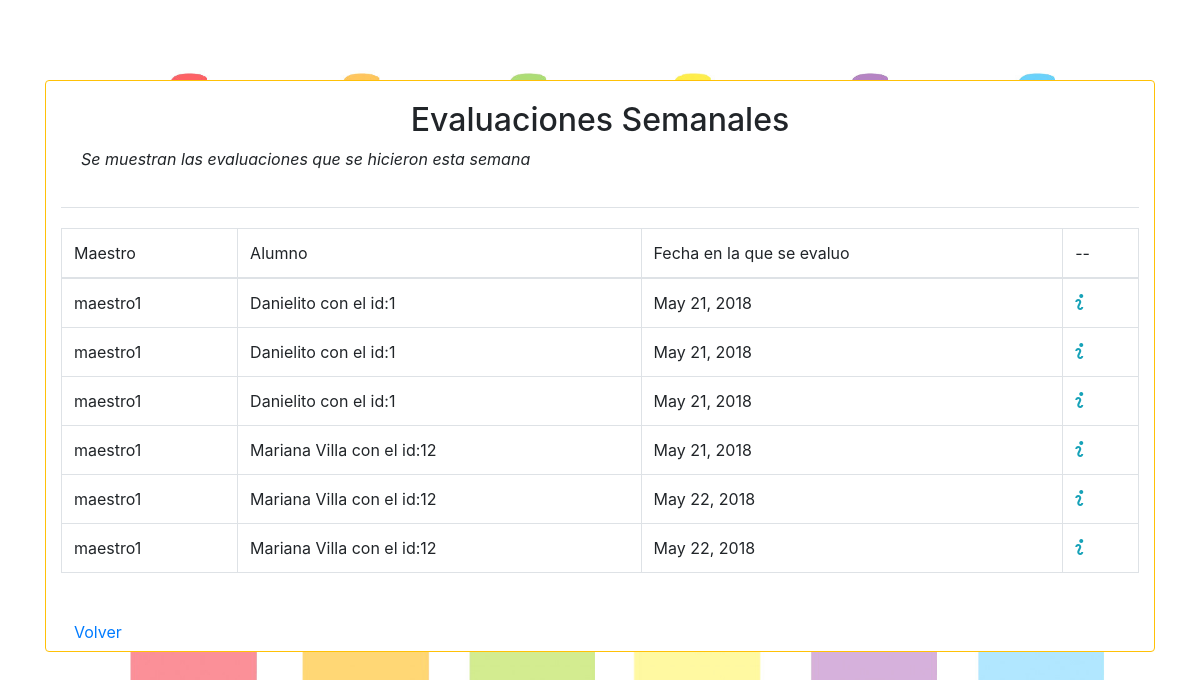
Page /reporte/evaluacion on the earlier database version.
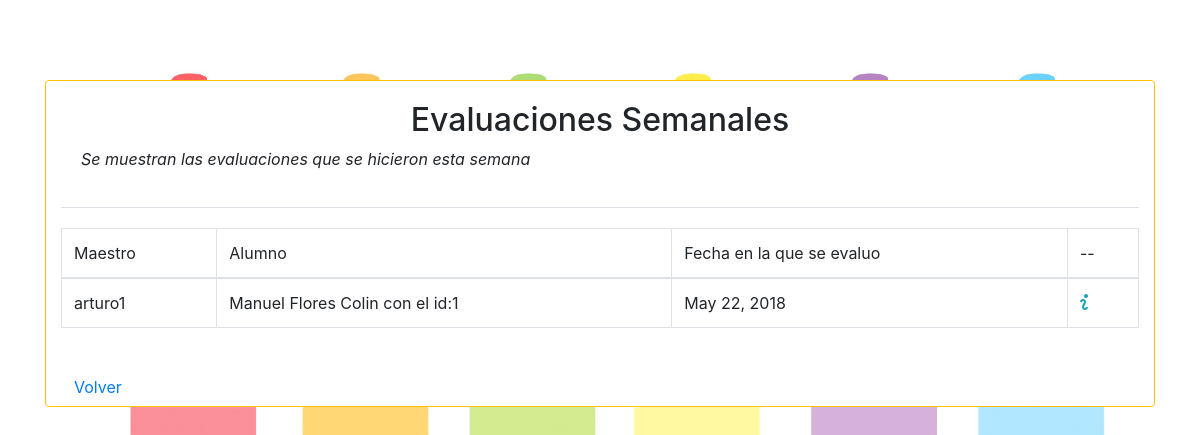
Same page on the later database version.
### maestros/models.py (models this page shows)
class Evaluacion(models.Model):
    E_maestro = models.ForeignKey(Profesor, on_delete = models.CASCADE)
    E_alumno = models.ForeignKey(alumnos, on_delete = models.CASCADE)
    E_fecha = models.DateField(auto_now_add=True)
    E_comparte = models.IntegerField(null=True)
    E_apoya = models.IntegerField(null=True)
    E_pregunta = models.IntegerField(null=True)
    E_sugerencia = models.IntegerField(null=True)
    E_controla = models.IntegerField(null=True)
    E_cuida = models.IntegerField(null=True)
    E_espera = models.IntegerField(null=True)
    E_negocia = models.IntegerField(null=True)
    E_trabajaEquipo = models.IntegerField(null=True)
    E_respeta = models.IntegerField(null=True)
    E_cuidadoso = models.IntegerField(null=True)
    E_involucra = models.IntegerField(null=True)
    E_iniciativa = models.IntegerField(null=True)
    E_riesgo = models.IntegerField(null=True)
    E_estrategias= models.IntegerField(null=True)
    E_seExpresa = models.IntegerField(null=True)
    E_mencionaNombre = models.IntegerField(null=True)
    E_mencionaDomicilio = models.IntegerField(null=True)
    E_expresaSentir  = models.IntegerField(null=True)
    E_exprasaSentimientos = models.IntegerField(null=True)
    E_recuerdaSusesos = models.IntegerField(null=True)
    E_solicitaPalabra = models.IntegerField(null=True)
    E_respetaTurno = models.IntegerField(null=True)
    E_explica = models.IntegerField(null=True)
    E_formulaPreguntas = models.IntegerField(null=True)
    E_comprendeTareas = models.IntegerField(null=True)
    E_solicitaAyuda = models.IntegerField(null=True)
    E_conversa = models.IntegerField(null=True)
    E_expresaInformacion = models.IntegerField(null=True)
    E_escucha = models.IntegerField(null=True)
    E_narra = models.IntegerField(null=True)
    E_creaCuentos = models.IntegerField(null=True)
    E_memorizaPoemas = models.IntegerField(null=True)
    E_realizaConteo = models.IntegerField(null=True)
    E_reconoce = models.IntegerField(null=True)
    E_plantea = models.IntegerField(null=True)
    E_sabeContar = models.IntegerField(null=True)
    E_sabeEscribir = models.IntegerField(null=True)
    E_izquierdaDerecha = models.IntegerField(null=True)
    E_arribaAbajo = models.IntegerField(null=True)
    E_llenoVacio = models.IntegerField(null=True)
    E_conoceDiasMeses = models.IntegerField(null=True)
    E_ayerMañana = models.IntegerField(null=True)
    E_describeSeresVivos = models.IntegerField(null=True)
    E_identificaSeresVivos = models.IntegerField(null=True)
    E_describeFenomeno = models.IntegerField(null=True)
    E_clasifica = models.IntegerField(null=True)
    E_SigueNormas = models.IntegerField(null=True)
    E_manipula = models.IntegerField(null=True)
    E_pruebas = models.IntegerField(null=True)
    E_reconoceExperimento = models.IntegerField(null=True)
    E_expresaIdeas = models.IntegerField(null=True)
    E_establecePresePasa = models.IntegerField(null=True)
    E_comparteInformacion = models.IntegerField(null=True)
    E_identificaAmenazas = models.IntegerField(null=True)
    E_escuchaYCanta = models.IntegerField(null=True)
    E_sigueRitmo = models.IntegerField(null=True)
    E_inventaCanciones = models.IntegerField(null=True)
    E_modifica = models.IntegerField(null=True)
    E_identificaDife = models.IntegerField(null=True)
    E_reproduceSecu = models.IntegerField(null=True)
    E_reconoceGeneroMu = models.IntegerField(null=True)
    E_baila = models.IntegerField(null=True)
    E_dramatizacion = models.IntegerField(null=True)
    E_participa = models.IntegerField(null=True)
    E_representa = models.IntegerField(null=True)
    E_improvisa = models.IntegerField(null=True)
    E_manipulaMateriales = models.IntegerField(null=True)
    E_observaRe = models.IntegerField(null=True)
    E_memorizaAutor = models.IntegerField(null=True)
    E_desplaza = models.IntegerField(null=True)
    E_muestra = models.IntegerField(null=True)
    E_participaJuegos = models.IntegerField(null=True)
    E_jalaEmpuja = models.IntegerField(null=True)
    E_explora = models.IntegerField(null=True)
    E_construye = models.IntegerField(null=True)
    E_arma = models.IntegerField(null=True)
    E_practica = models.IntegerField(null=True)
    E_conocePractica = models.IntegerField(null=True)
    E_conocePropone = models.IntegerField(null=True)
    E_reconoceAmbien = models.IntegerField(null=True)
    E_identificaPeligro = models.IntegerField(null=True)

### padres/models.py (models this page shows)
class Profesor(models.Model):
    pro_nombre = models.OneToOneField(User, on_delete= models.CASCADE, null = True)
    pro_nombres = models.CharField(max_length=80, default='s')
    pro_apellidoPaterno =models.CharField(max_length=70, default = 's')
    pro_apellidoMaterno = models.CharField(max_length=70, default = 's')
    pro_fechaNacimento = models.DateField(default = datetime.now, blank = True)
    def __str__(self):
        return str(self.pro_nombre.username)
    class Meta:
        permissions = (
            ('is_teacher', 'Is_Teacher'),
        )

### alumnos/models.py (models this page shows)
class alumnos(models.Model):
    alu_nombre = models.CharField(max_length = 400)
    alu_genero = models.CharField(max_length = 10,default="Masculino")
    alu_tutores = models.ManyToManyField(Tutor)
    alu_vigente = models.BooleanField(default = True)
    alu_fechaIngreso = models.DateField(auto_now_add = True, null=True)
    alu_observaciones = models.CharField(max_length = 2000, null=True)
    alu_foto = models.ImageField(upload_to='media/fotosAlu', null=True, default='media/default/default.jpeg')
    slug = models.SlugField(max_length=24, default=''.join(random.SystemRandom().choice(string.ascii_uppercase + string.digits) for _ in range(24)))
    def __str__(self):
        return self.alu_nombre

### alumnos/views.py (the view)
# urls.py: url(r'^reporte/evaluacion', EvaluacionReporte.as_view(),name="reporteEvaluacion"),
class EvaluacionReporte(ListView):
    template_name="evaluaciones/reporteEvaluacion.html"
    model = Evaluacion
    date = date.today()
    start_week = date - timedelta(date.weekday())
    end_week = start_week + timedelta(7)
    queryset = Evaluacion.objects.filter(E_fecha__range= [start_week, end_week])

### templates/evaluaciones/reporteEvaluacion.html (shortened to what this page needs)
{% extends 'base.html' %}
	{% block content%}
<div class="mt-4 mb-4 card border rounded border-warning">
			<div class="container">
                <div class="card-body border-bottom">
<h2 class="form-label text-center">Evaluaciones Semanales</h2>
<p class="form-label text-justify font-italic">Se muestran las evaluaciones que se hicieron esta semana</p>
    </div>
		<table class = "table table-bordered" >
			<thead>
				<tr>
					<td>Maestro</td>
					<td>Alumno</td>
					<td>Fecha en la que se evaluo</td>
					<td>--</td>
				</tr>
			</thead>
			<tbody id="ResultadoTabla">
				{% for p in object_list %}
                <tr>
					<td>{{ p.E_maestro }}</td>
					<td>{{ p.E_alumno}} con el id:{{ p.E_alumno.id}}</td>
					<td>{{ p.E_fecha }} </td>
					<td onclick="window.location ='/detalle/evaluacion/semanal/{{p.id}}'" title="Mas informacion"><span style="color: #17a2b8;" class="oi oi-info"></span></td>
				</tr>
			{% endfor %}
			</tbody>
		</table>
			<br>
			<a href="/" class="btn btn-default">Volver</a>
	</div>
</div>
{% endblock %}

### templates/base.html (shortened to what this page needs)
<!DOCTYPE html>
<html>
 {% load staticfiles %}
{% load inclusion_tags %}
    <head>
    <link href="{% static 'css/open-iconic-bootstrap.css' %}" rel="stylesheet">
   <link rel="stylesheet" href="{% static 'css/bootstrap.css' %}">
    <link rel="stylesheet" href="{% static 'css/offcanvas.css' %}">
    <link rel="stylesheet" href="{% static 'css/base.css' %}">
    </head>
<body style="background-image: url('/media/media/back/backGP.jpg'); background-repeat: no-repeat; background-attachment: fixed; background-size: cover; overflow-x: initial;">
    <div class="container">
{% block content %}
{% endblock %}
    </div>
</body>
</html>

### alumnos/static/css/offcanvas.css (style rules this page uses)
html, body { overflow-x: hidden; }
body { padding-top: 56px; }
.border-bottom { border-bottom: 1px solid #e5e5e5; }

Differences in the rows shown:
removed Evaluacion: E_maestro "maestro1", E_alumno "Danielito", E_alumno.id "1", E_fecha "May 21, 2018"
removed Evaluacion: E_maestro "maestro1", E_alumno "Danielito", E_alumno.id "1", E_fecha "May 21, 2018"
removed Evaluacion: E_maestro "maestro1", E_alumno "Mariana Villa", E_alumno.id "12", E_fecha "May 21, 2018"
removed Evaluacion: E_maestro "maestro1", E_alumno "Mariana Villa", E_alumno.id "12", E_fecha "May 22, 2018"
removed Evaluacion: E_maestro "maestro1", E_alumno "Mariana Villa", E_alumno.id "12", E_fecha "May 22, 2018"
changed Evaluacion: E_maestro "maestro1" → "arturo1"; E_alumno "Danielito" → "Manuel Flores Colin"; E_fecha "May 21, 2018" → "May 22, 2018"
